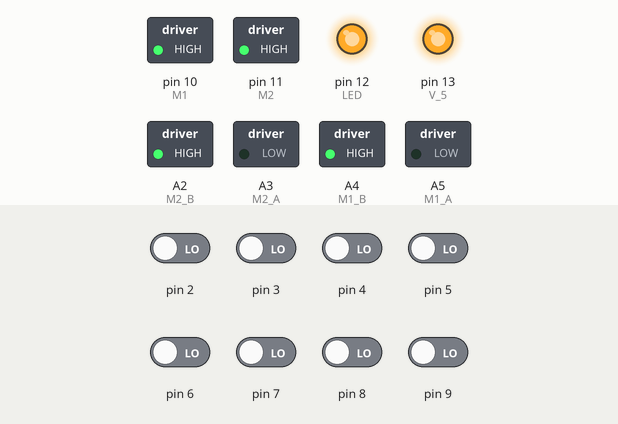
The sketch below on a simulated Arduino Uno, built with avr-gcc and run on an emulated ATmega328P. Shown: switched loads named in the sketch (green lamp = pin HIGH), output pins drawn as LEDs (lit = HIGH). The test bench sets the inputs (shaded band); at power-on: pin 2–9 LOW.

Above: at 1.2 s.
1.3 s: pin 6 driven HIGH
At 2.4 s:
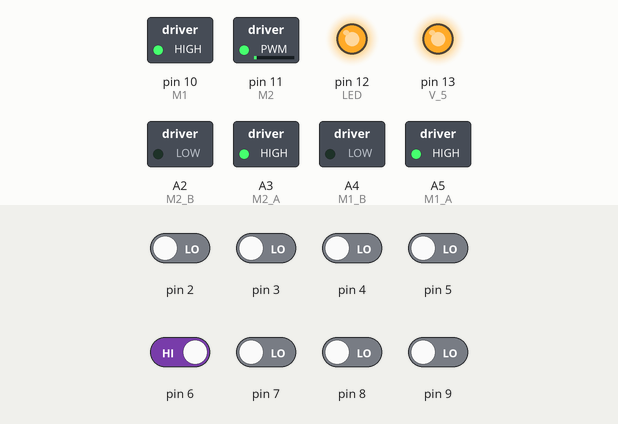
2.8 s: pin 2 driven HIGH
At 3.3 s:
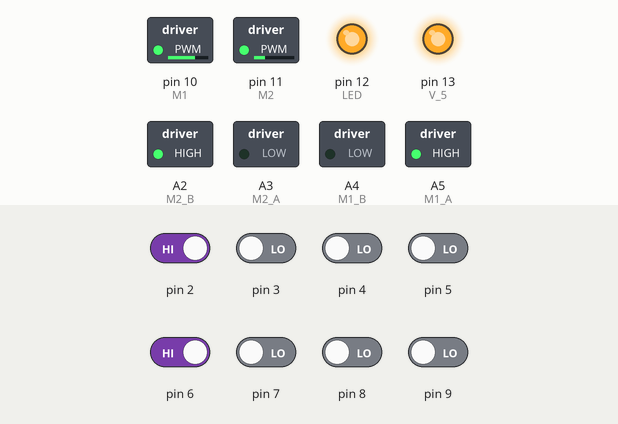
4.3 s: pin 3 driven HIGH
At 6.7 s:
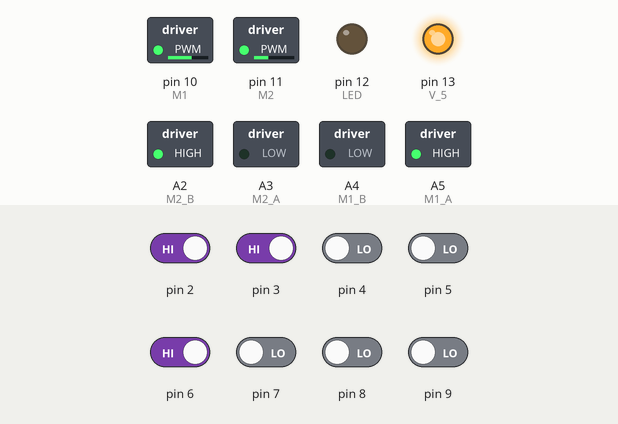
7.3 s: pin 5 driven HIGH
At 7.9 s:
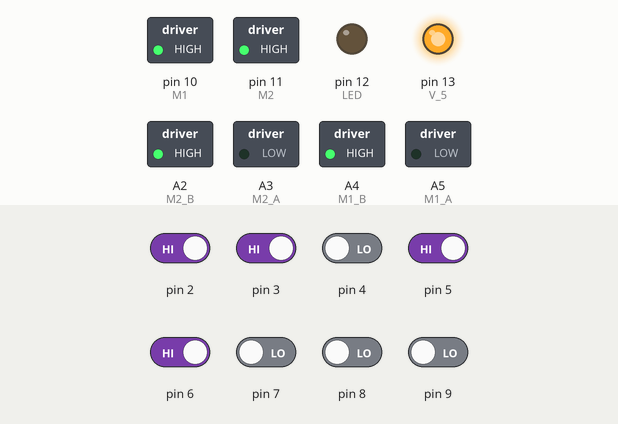
8.8 s: pin 9 driven HIGH
At 10.0 s:
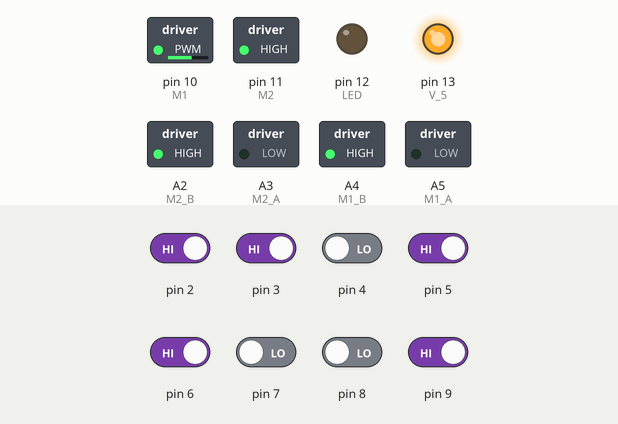
10.3 s: pin 8 driven HIGH
At 11.4 s:
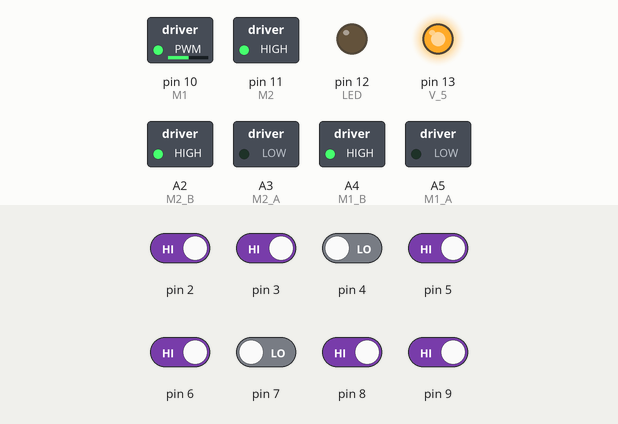
Timing chart, 0 to 12.8 s (numbered marks = the images above; inputs shaded):
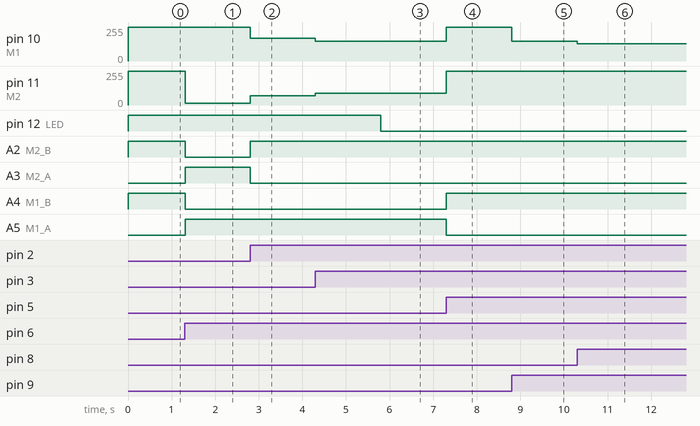

The sketch:

main_code_rev3.ino
```cpp
#define M1 10//PWM Pin for Motor1
#define M2 11//PWM Pin for Motor2
#define M1_A A5
#define M1_B A4
#define M2_A A3
#define M2_B A2
#define LED 12
#define V_5 13
#define base_speed 120
#include <MsTimer2.h>
float kp=1, kd=0.0, ki=0, M1_speed=base_speed, M2_speed=base_speed, last_error=0;//universal constants
int left_sensor=0b000,mid_sensor=0b00,right_sensor=0b000;
void setup()
{
  int i=2;
  for(i=2;i<10;i++)
    {
       pinMode(i,INPUT);//Reading pin 2-9 as input
    }
   //Serial.begin(9600);//for serial I/O of sensors. Comment out after debugging
   //pin declaration
   pinMode(LED,OUTPUT);//Using Arduino LED for checkpoint alert
   pinMode(V_5,OUTPUT);
   pinMode(M1,OUTPUT);
   pinMode(M2,OUTPUT);
   pinMode(M1_A,OUTPUT);
   pinMode(M2_A,OUTPUT);
   pinMode(M1_B,OUTPUT);
   pinMode(M2_B,OUTPUT);

   //pin initialisation
   digitalWrite(LED,LOW);//set LED as OFF
   digitalWrite(V_5,HIGH);
   digitalWrite(M1_A,HIGH);
   digitalWrite(M1_B,LOW);
   digitalWrite(M2_A,LOW);
   digitalWrite(M2_B,HIGH);
}


void loop()
{
  read_sensor();//read the sensor data and get the error

  //For displaying error using serial I/O
  //delay(1500);
 // Serial.println(String("Error=")+ error);

  int error=calc_error();

  float pid=calc_PID(error);//Calculate PID value
  run_motors(pid);//Set the motor speed using calculated PID
}

int read_sensor(void)
{
  //initialisation
  int arr[10],i,count=0;
  for(i=2;i<10;i++)
    {
      arr[i]=!digitalRead(i);//reading each sensor
      count+=arr[i];//Counting the number of sensors high
    }
   if(count>5)//Treating 5+ sensor high as checkpoint reached. Using MSTimer to autoswitch off LED after 1000ms.
   {
      MsTimer2::set(1500,checkpoint); // 1000ms period
      MsTimer2::start();//Start the timer
      digitalWrite(LED,HIGH);
   }
  //reading left sensor
  left_sensor=(arr[9])*4 + (arr[8])*2 + arr[7];
  mid_sensor=(arr[6])*2 + arr[5];
  right_sensor=(arr[4])*4 + (arr[3])*2 + arr[2];
}

int calc_error()
{
  switch(mid_sensor)
  {
    case 0b00://mid_sensor is 0
      if(left_sensor )
      {
        //1 sensor
        if(left_sensor==0b001)
          return -(base_speed+130);
        else if(left_sensor==0b010)
          return -(base_speed+150);
        else if(left_sensor==0b100)
          return -(base_speed+255);
        //2 and more sensor
        else if(left_sensor==0b011)
          return -(base_speed+150);
        else
          return -(base_speed+255);
      }
      else if(right_sensor)
      {
          //1 sensor
        if(right_sensor==0b001)
          return 255-base_speed;
        else if(right_sensor==0b010)
          return 150-base_speed;
        else if(right_sensor==0b100)
          return 130-base_speed;
        //2 and more sensor
        else if(right_sensor==0b011)
          return (-base_speed+255);
        else if(right_sensor==0b110)
          return (-base_speed+150);
        else
          return (-base_speed+255);
      }
      else
        {
          if(last_error>0)
            return (-base_speed+150);
          else
            return -(base_speed+150);
        }
        //end case
    case 0b11: //mid-sensor full on
        {
           if(left_sensor )
          {
            //1 sensor
            if(left_sensor==0b001)
              return -(base_speed+130);
            //2 and more sensor
            else if(left_sensor==0b011)
              return -(base_speed+150);
            else
              return -(base_speed+255);
          }
          else if(left_sensor && right_sensor)
            return 0;
          else if(right_sensor)
          {
              //1 sensor
            if(right_sensor==0b100)
              return (-base_speed+130);
            //2 and more sensor
            else if(right_sensor==0b110)
              return (-base_speed+150);
            else
              return (-base_speed+255);
          }
          else
            {
              return 0;
            }
        }
      //end case
    case 0b01:
      {
        if(right_sensor)
        {
          if(right_sensor==0b000)
            return (-base_speed+130);
          else if(right_sensor==0b100)
            return (-base_speed+150);
          else if(right_sensor==0b110)
            return (-base_speed+170);
          else
            return (-base_speed+255);
        }
        else
          return (-base_speed+130);
      }
      //end case

     case 0b10:
        {
          if(left_sensor)
          {
            if(left_sensor==0b000)
              return -(base_speed+130);
            else if(left_sensor==0b001)
              return -(base_speed+150);
            else if(left_sensor==0b011)
              return -(base_speed+170);
            else
              return -(base_speed+255);
          }
          else
            return -(base_speed+130);;
        }
  }
}
float calc_PID(int ERR)
{
  float error=float(ERR);
  float pid=kp*error+kd*(error-last_error)+ki*(error+last_error);//PID algorithm
  /*Experimental block to increase speed at straight paths. Comment out if it proves to be unstable*/
  /*if(last_error==0 && error==0)
  {
    M1_speed+=2;
    M2_speed+=2;
  }
  else
  {
    M1_speed=base_speed;
    M2_speed=base_speed;
  }*/
  last_error=error;
  //Serial.println(String("PID = ")+pid);
  return pid;
}
void run_motors(float PID)
{

  float motor1=M1_speed+PID;//speed of Motor1
  float motor2=M2_speed-PID;//Speed of Motor2

  if(motor1>255)//For correcting MAX PWM
    motor1=255;

  if(motor1<-255)//For correcting MIN PWM
    motor1=-255;

  if(motor2>255)//For correcting MAX PWM
    motor2=255;

  if(motor2<-255)//For correcting MIN PWM
    motor2=-255;
  //Serial.println(String("Motor1=")+motor1+String(", Motor2=")+motor2); // For debugging. Comment out during actual operation.
  //delay(500);
  runM1(motor1);//Set MOTOR1 PWM with Direction
  runM2(motor2);//Set MOTOR2 PWM with Direction
  if(abs(motor1)>250 || abs(motor2)>250)
    delay(10);
  /*delay(500);
  Serial.println(String("PID=")+ PID);
  Serial.println(String("Motor1=")+ motor1);
  Serial.println(String("char Motor1=")+ (int)motor1);
  Serial.println(String("Motor2=")+ motor2);
  Serial.println(String("char Motor2=")+ (int)motor2);*/

}
void checkpoint()//To be called when a checkpoint is reached.
{
  digitalWrite(LED,LOW);
  MsTimer2::stop();
}
void runM1(float val)
{
  if (val>0)
  {
    digitalWrite(M1_A,HIGH);
    digitalWrite(M1_B,LOW);
  }
  else
  {
    val=-val;
    digitalWrite(M1_A,LOW);
    digitalWrite(M1_B,HIGH);
  }
  analogWrite(M1,int(val));
}

void runM2(float val)
{
  if (val>0)
  {
    digitalWrite(M2_A,LOW);
    digitalWrite(M2_B,HIGH);
  }
  else
  {
    val=-val;
    digitalWrite(M2_A,HIGH);
    digitalWrite(M2_B,LOW);
  }
  analogWrite(M2,int(val));
}
```

Measured:
- after the input at 1.3 s, pin 11 (M2): 255/255 → 15/255 at once; A2 (M2_B), A4 (M1_B): HIGH → LOW at once; A3 (M2_A), A5 (M1_A): LOW → HIGH at once
- after the input at 2.8 s, pin 10 (M1): 255/255 → 170/255 at once; pin 11 (M2): 15/255 → 70/255 at once; A2 (M2_B): LOW → HIGH at once; A3 (M2_A): HIGH → LOW at once
- after the input at 4.3 s, pin 10 (M1): 170/255 → 150/255 at once; pin 11 (M2): 70/255 → 90/255 at once; pin 12 (LED): HIGH → LOW after 1.5 s
- after the input at 7.3 s, pin 10 (M1): 150/255 → 255/255 at once; pin 11 (M2): 90/255 → 255/255 at once; A4 (M1_B): LOW → HIGH at once; A5 (M1_A): HIGH → LOW at once
- after the input at 8.8 s, pin 10 (M1): 255/255 → 150/255 at once
- after the input at 10.3 s, pin 10 (M1): 150/255 → 130/255 at once
